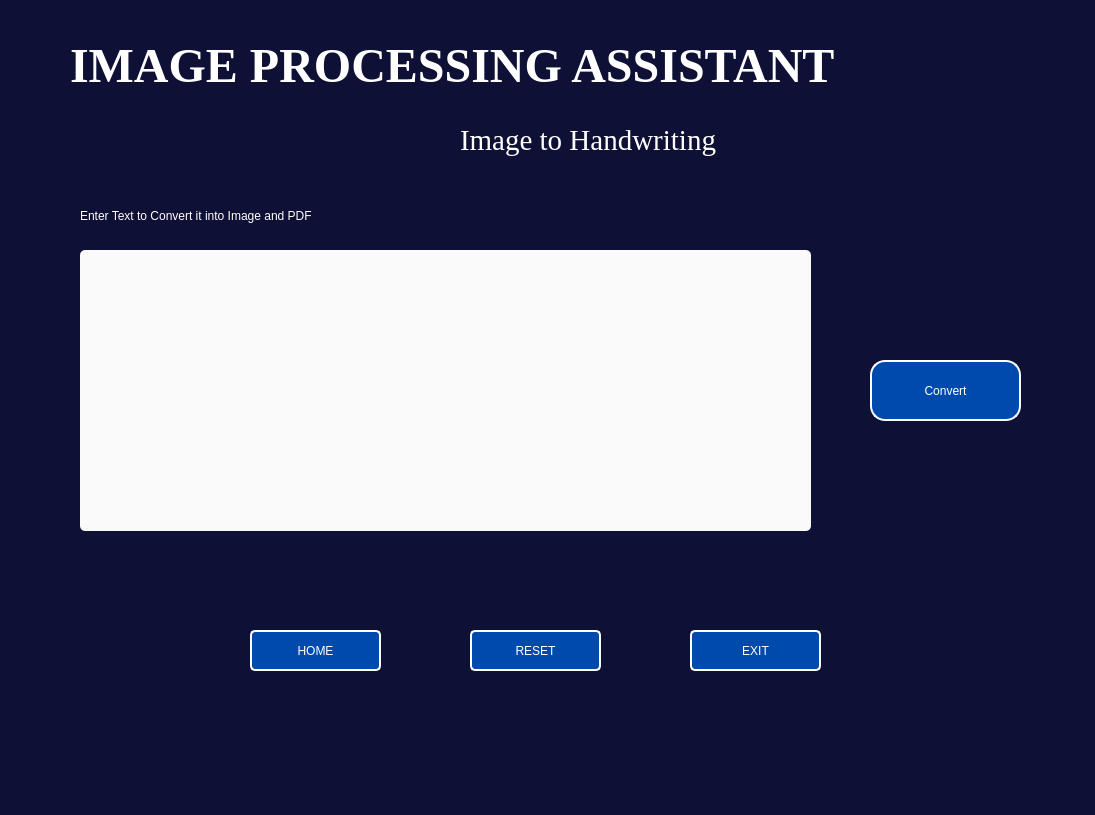
<?xml version="1.0" encoding="UTF-8"?>
<ui version="4.0">
 <class>Dialog</class>
 <widget class="QDialog" name="Dialog">
  <property name="geometry">
   <rect>
    <x>0</x>
    <y>0</y>
    <width>1095</width>
    <height>815</height>
   </rect>
  </property>
  <property name="windowTitle">
   <string>Dialog</string>
  </property>
  <widget class="QLabel" name="label_4">
   <property name="geometry">
    <rect>
     <x>460</x>
     <y>110</y>
     <width>351</width>
     <height>61</height>
    </rect>
   </property>
   <property name="font">
    <font>
     <family>Times New Roman</family>
     <pointsize>22</pointsize>
     <weight>50</weight>
     <italic>false</italic>
     <bold>false</bold>
    </font>
   </property>
   <property name="mouseTracking">
    <bool>false</bool>
   </property>
   <property name="layoutDirection">
    <enum>Qt::LeftToRight</enum>
   </property>
   <property name="autoFillBackground">
    <bool>false</bool>
   </property>
   <property name="styleSheet">
    <string notr="true">border-radius:50px;
color: #fff;
font:  22pt &quot;Times New Roman&quot;;</string>
   </property>
   <property name="text">
    <string>Image to Handwriting</string>
   </property>
  </widget>
  <widget class="QLabel" name="label_5">
   <property name="geometry">
    <rect>
     <x>70</x>
     <y>0</y>
     <width>1051</width>
     <height>131</height>
    </rect>
   </property>
   <property name="font">
    <font>
     <family>Times New Roman</family>
     <pointsize>36</pointsize>
     <weight>75</weight>
     <italic>false</italic>
     <bold>true</bold>
    </font>
   </property>
   <property name="mouseTracking">
    <bool>false</bool>
   </property>
   <property name="layoutDirection">
    <enum>Qt::LeftToRight</enum>
   </property>
   <property name="autoFillBackground">
    <bool>false</bool>
   </property>
   <property name="styleSheet">
    <string notr="true">font: bold 36pt &quot;Times New Roman&quot;;
color: #fff;

</string>
   </property>
   <property name="text">
    <string>IMAGE PROCESSING ASSISTANT</string>
   </property>
  </widget>
  <widget class="QLabel" name="label_6">
   <property name="geometry">
    <rect>
     <x>80</x>
     <y>200</y>
     <width>471</width>
     <height>31</height>
    </rect>
   </property>
   <property name="styleSheet">
    <string notr="true">font: 26px &quot;Times New Roman&quot;;
color: #fff;</string>
   </property>
   <property name="text">
    <string>Enter Text to Convert it into Image and PDF</string>
   </property>
  </widget>
  <widget class="QLabel" name="convertedlabel">
   <property name="geometry">
    <rect>
     <x>80</x>
     <y>520</y>
     <width>421</width>
     <height>31</height>
    </rect>
   </property>
   <property name="styleSheet">
    <string notr="true">font: 12pt &quot;MS Shell Dlg 2&quot;;</string>
   </property>
   <property name="text">
    <string/>
   </property>
  </widget>
  <widget class="QWidget" name="widget" native="true">
   <property name="geometry">
    <rect>
     <x>-40</x>
     <y>-20</y>
     <width>1141</width>
     <height>841</height>
    </rect>
   </property>
   <property name="styleSheet">
    <string notr="true">background-color: #0F1035;</string>
   </property>
   <widget class="QTextEdit" name="textEdit_2">
    <property name="geometry">
     <rect>
      <x>120</x>
      <y>270</y>
      <width>731</width>
      <height>281</height>
     </rect>
    </property>
    <property name="styleSheet">
     <string notr="true">border-radius: 5px;
background-color: rgb(250,250,250);</string>
    </property>
    <property name="html">
     <string>&lt;!DOCTYPE HTML PUBLIC &quot;-//W3C//DTD HTML 4.0//EN&quot; &quot;http://www.w3.org/TR/REC-html40/strict.dtd&quot;&gt;
&lt;html&gt;&lt;head&gt;&lt;meta name=&quot;qrichtext&quot; content=&quot;1&quot; /&gt;&lt;style type=&quot;text/css&quot;&gt;
p, li { white-space: pre-wrap; }
&lt;/style&gt;&lt;/head&gt;&lt;body style=&quot; font-family:'MS Shell Dlg 2'; font-size:7.8pt; font-weight:400; font-style:normal;&quot;&gt;
&lt;p style=&quot;-qt-paragraph-type:empty; margin-top:0px; margin-bottom:0px; margin-left:0px; margin-right:0px; -qt-block-indent:0; text-indent:0px; font-size:8.25pt;&quot;&gt;&lt;br /&gt;&lt;/p&gt;&lt;/body&gt;&lt;/html&gt;</string>
    </property>
   </widget>
   <widget class="QPushButton" name="convert">
    <property name="geometry">
     <rect>
      <x>910</x>
      <y>380</y>
      <width>151</width>
      <height>61</height>
     </rect>
    </property>
    <property name="styleSheet">
     <string notr="true">background-color: #004AAD;
border-style: outset;
border-width: 2px;
border-radius: 15px;
border-color: #fff;
font: bold 24px &quot;Times New Roman&quot;;
color: #fff;</string>
    </property>
    <property name="text">
     <string>Convert</string>
    </property>
   </widget>
   <widget class="QPushButton" name="home">
    <property name="geometry">
     <rect>
      <x>290</x>
      <y>650</y>
      <width>131</width>
      <height>41</height>
     </rect>
    </property>
    <property name="styleSheet">
     <string notr="true">border-style: outset;
border-width: 2px;
border-color: #fff;
border-radius: 5px;
background-color: #004AAD;
font: bold 10pt &quot;Times New Roman&quot;;
color: #fff;</string>
    </property>
    <property name="text">
     <string>HOME</string>
    </property>
   </widget>
   <widget class="QPushButton" name="exit">
    <property name="geometry">
     <rect>
      <x>730</x>
      <y>650</y>
      <width>131</width>
      <height>41</height>
     </rect>
    </property>
    <property name="styleSheet">
     <string notr="true">border-style: outset;
border-width: 2px;
border-color: #fff;
border-radius: 5px;
background-color: #004AAD;
font: bold 10pt &quot;Times New Roman&quot;;
color: #fff;</string>
    </property>
    <property name="text">
     <string>EXIT</string>
    </property>
   </widget>
   <widget class="QPushButton" name="resetbtn">
    <property name="geometry">
     <rect>
      <x>510</x>
      <y>650</y>
      <width>131</width>
      <height>41</height>
     </rect>
    </property>
    <property name="styleSheet">
     <string notr="true">border-style: outset;
border-width: 2px;
border-color: #fff;
border-radius: 5px;
background-color: #004AAD;
font: bold 10pt &quot;Times New Roman&quot;;
color: #fff;</string>
    </property>
    <property name="text">
     <string>RESET</string>
    </property>
   </widget>
  </widget>
  <zorder>widget</zorder>
  <zorder>label_4</zorder>
  <zorder>label_5</zorder>
  <zorder>label_6</zorder>
  <zorder>convertedlabel</zorder>
 </widget>
 <resources/>
 <connections/>
</ui>
